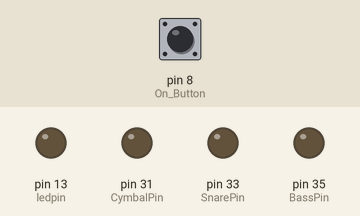
Recording of a sketch running on a simulated Arduino Mega 2560, built with avr-gcc and run on an emulated ATmega2560. On the bench: output pins drawn as LEDs (lit = HIGH). The test bench sets the inputs (shaded band); at power-on: pin 8 (On_Button) HIGH. What the sketch prints to the serial monitor is not drawn.

Above: at 1.2 s.
1.3 s: pin 8 (On_Button) pulled LOW for 0.15 s
Timing chart, 0 to 10.3 s (numbered marks = the images above; inputs shaded):
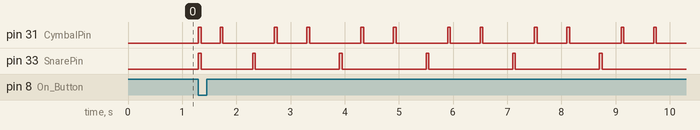

Measured:
- after the input at 1.3 s, pin 33 (SnarePin): goes HIGH 0.05 s, LOW 0.95 s, 4 × (HIGH 0.05 s, LOW 1.5 s), HIGH 0.05 s, then LOW, starting at once

The sketch:

Mortimer_ShapeOfYou_Audition.ino
```cpp
#include <SPI.h>
#include <SD.h>


// Information about songs for loading
const int MaxNumSongs = 1;  // Number of songs to be loaded
const int NumSongs = 1;     // Number of songs to be loaded
const int DrumMax = 2;     // Max number of robots used

const int Tune1Length = 65;
const int Tune1Tempo = 75;
const int Tune1BeatDenom = 4;

const int Tune2Length = 66;
const int Tune2Tempo = 75;
const int Tune2BeatDenom = 4;

const int TuneOrder[1] = {0}; // Order to play the tunes in

  // 1st line - snare, 2nd line - cymbal, 3rd line - bass
  // Main Pattern
const unsigned int Tune1[DrumMax][Tune1Length] PROGMEM = {
  {1,0,0,0,0,0,1,0,0,0,0,0,0,0,1,0,0,0,0,0,0,0,1,0,0,0,0,0,0,0,1,0,0,0,0,0,0,0,1,0,0,0,0,0,0,0,1,0,0,0,0,0,0,0,1,0,0,0,0,0,0,1,1,1},
  {1,0,0,1,0,0,0,0,1,0,0,1,0,0,0,0,1,0,0,1,0,0,0,0,1,0,0,1,0,0,0,0,1,0,0,1,0,0,0,0,1,0,0,1,0,0,0,0,1,0,0,1,0,0,0,0,1,0,0,1,0,0,0,0}};

const unsigned int Tune2[DrumMax][Tune2Length] PROGMEM = {
  {1,0,0,0,0,0,1,0,0,0,0,0,0,0,1,0,0,0,0,0,0,0,1,0,0,0,0,0,0,0,1,0,0,0,0,0,0,0,0,1,0,0,0,0,0,0,0,1,0,0,0,0,0,0,0,1,0,0,0,0,0,0,1,1,1},
  {1,0,0,1,0,0,0,0,1,0,0,1,0,0,0,0,1,0,0,1,0,0,0,0,1,0,0,1,0,0,0,0,0,1,0,0,1,0,0,0,0,1,0,0,1,0,0,0,0,1,0,0,1,0,0,0,0,1,0,0,1,0,0,0,0}};

const int DrumTime = 50;  // Amount of time the between the drum stick going down and coming back up, in mS

const int start_delay = 0;

// Create program variables
int On_Signal;    // Used to track conductor
unsigned int Load_Drum[DrumMax];
unsigned int Load_Timing;

int BeatCount = 0; // Used to index Tune array
int DrumCount = 0; // Used to index Tune array
int SongCount = 0;
int CurrentTune = 0;

int SR_Count = 0;

// Create array to store information about songs
int Tune_Info[MaxNumSongs][4];

// define I/O pins
const int ledpin = 13; // flash led
const int On_Button = 8;          // signal from graphine conductor, set low with output pin (White Wire)

const int SnarePin = 33;
const int BassPin = 35;
const int CymbalPin = 31;

// Timing check variables

unsigned long sr_start_time= 0;
unsigned long sr_stop_time= 0;

unsigned long min_us= 240000000;
long int Beat_Time;

unsigned long part_start_time = 0;
unsigned long part_tempo = 0;
unsigned long part_stop_time = 0;
float part_time = 0;
float parttempo_beats = 0;

volatile unsigned int Timer1_Beat_Count =0; // Used to set Timer 1 to correct tempo

volatile unsigned int Next_Beat = 0; // Flag to move to next beat, set by Timer 1 Interrupt


void setup()
{
    // Populate array to store song information
    Tune_Info[0][0] =  Tune1Length;
    Tune_Info[0][1] =  Tune1Tempo;
    Tune_Info[0][2] =  Tune1BeatDenom;
    Tune_Info[1][0] =  Tune2Length;
    Tune_Info[1][1] =  Tune2Tempo;
    Tune_Info[1][2] =  Tune2BeatDenom;

    // configure I/O pins
    pinMode(ledpin, OUTPUT);
    pinMode(On_Button, INPUT_PULLUP);

    digitalWrite(ledpin, LOW);
    digitalWrite(On_Button, HIGH);

    pinMode(SnarePin, OUTPUT);
    pinMode(BassPin, OUTPUT);
    pinMode(CymbalPin, OUTPUT);

    digitalWrite(SnarePin,LOW);
    digitalWrite(BassPin,LOW);
    digitalWrite(CymbalPin,LOW);

    // Start USB Serial for monitoring
    Serial.begin(9600);
    Serial.println("USB Working!");
}


// --------------------------------------------------------------------------------------

void loop()
{
    for(SongCount = 0; SongCount < NumSongs; SongCount++)
    {
          //CurrentTune = TuneOrder[SongCount];
          CurrentTune = 0;

          Serial.print("Number of Notes: ");
          Serial.println(Tune_Info[CurrentTune][0]);
          Serial.print("Tempo(Bpm): ");
          Serial.println(Tune_Info[CurrentTune][1]);
          Serial.print("Beat Denomination: ");
          Serial.println(Tune_Info[CurrentTune][2]);

          Serial.println("Ready to play, waiting for On Signal");

          On_Signal = 1;
          while (On_Signal > 0)
          {
              On_Signal = digitalRead(On_Button); // Wait for Graphene ON (LOW)
          }

          part_start_time = micros();
          delay(start_delay);
          Serial.println("Song Start");

          Beat_Time = (1/(Tune_Info[CurrentTune][1]/60.0))/Tune_Info[CurrentTune][2]*1000000.0;
          Serial.print("Beat Time (s): ");
          Serial.println(Beat_Time); ///1000000.0);
          Serial.println();

          //Beat_Time = 1000000;
          Next_Beat = 0;      // Reset Flag ADDED keep here as interupt can change it
          Start_Beat_Timer(); // Start Timer 1

          for (BeatCount=0; BeatCount < Tune_Info[CurrentTune][0]; BeatCount++)
          {
                //Serial.print("Beat: ");
                //Serial.println(BeatCount);

                for (DrumCount=0; DrumCount < DrumMax; DrumCount++)
                {
                      //Serial.print("Drum: ");
                      //Serial.println(DrumCount);

                      Load_Drum[DrumCount] = pgm_read_byte(&Tune1[DrumCount][BeatCount]);

                      //Serial.print("Drum ");
                      //Serial.print(DrumCount);
                      //Serial.print(": ");
                      //Serial.print(Load_Drum[DrumCount]);
                      //Serial.println(", ");
                }

                Play_Beat();
                //Serial.println();

                while (Next_Beat < 1)
                {
                  // Waitfor Beat Timer
                }
                Next_Beat = 0;
          }

          while (On_Signal < 1)
          {
              On_Signal = digitalRead(On_Button); //  Wait for Graphene signal OFF (HIGH)
          }

          digitalWrite(ledpin,LOW);
          part_stop_time = micros();


          //-----------------
          // calculate tempo


          part_time = (part_stop_time-part_start_time)/1000000.0;
          part_tempo = ((Tune_Info[CurrentTune][0]/Tune_Info[CurrentTune][3])/part_time)*60.0;

          // display results
          Serial.print("Part Time (s): ");
          Serial.println(part_time);
          Serial.print("Part Tempo (bpm): ");
          Serial.println(part_tempo);

          Serial.print("Shift Register Load Time: ");
          Serial.println(sr_stop_time-sr_start_time);

          Serial.println("------------------------------------------------");
          Serial.println();

    }

      Serial.println("-----------------------------------------------------------------");


}

// --------------------------------------------------------------------------------------

// Play drums functions

void Play_Beat()
{
      if(Load_Drum[0] == 1)
      {
          digitalWrite(SnarePin,HIGH);
      }
      if(Load_Drum[1] == 1)
      {
          digitalWrite(CymbalPin,HIGH);
      }
      if(Load_Drum[2] == 1)
      {
          digitalWrite(BassPin,HIGH);
      }

      delay(DrumTime);

      if(Load_Drum[0] == 1)
      {
          digitalWrite(SnarePin,LOW);
      }
      if(Load_Drum[1] == 1)
      {
          digitalWrite(CymbalPin,LOW);
      }
      if(Load_Drum[2] == 1)
      {
          digitalWrite(BassPin,LOW);
      }
}

// Functions for interrupt timer

void Start_Beat_Timer()
{
  //Serial.println(Beat_Time);
  noInterrupts();           // disable all interrupts
  TCCR1A = 0;
  TCCR1B = 0;
  TIMSK1 |= (1 << TOIE1); // enable timer overflow interrupt
  TCNT1 = Timer1_Beat_Count;   // preload timer
  TCCR1B |= (1 << CS12);    // Sets 256 prescaler 16 uSec counts
  Timer1_Beat_Count = (65536 -(Beat_Time/16));   // preload timer 65536-(416666/16) = 39494
  interrupts();             // enable all interrupts
}

ISR(TIMER1_OVF_vect)        // interrupt service routine
{
  TCNT1 = Timer1_Beat_Count;   // Reload timer1 with beacount
  Next_Beat= 1;
}
```
